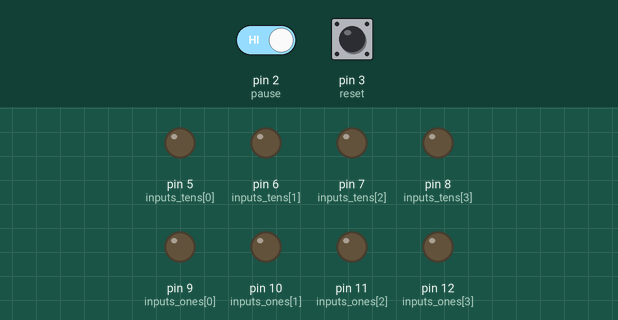
Bench run of a sketch on a simulated Arduino Uno, built with avr-gcc and run on an emulated ATmega328P. On the bench: output pins drawn as LEDs (lit = HIGH). Dashed ring = blinking. Inputs (shaded band) come from the test bench; at power-on: pin 3 (reset) LOW, pin 2 (pause) HIGH. What the sketch prints to the serial monitor is not drawn.

Above: at 1.8 s.
1.9 s: pin 3 (reset) pulled HIGH for 1 s
At 2.3 s:
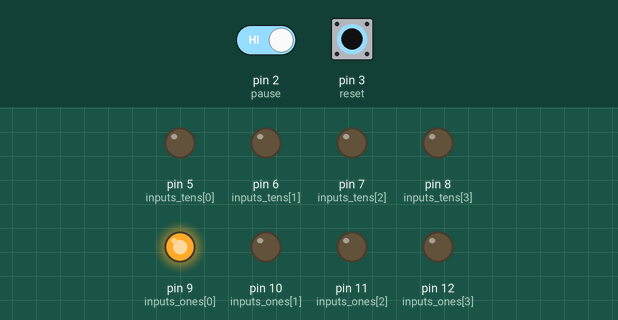
4.5 s: pin 3 (reset) pulled HIGH for 3.2 s
At 5.9 s:
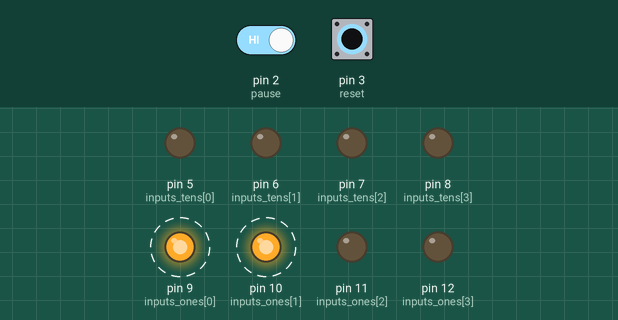
11.4 s: pin 2 (pause) driven HIGH and pin 3 (reset) driven HIGH
At 13.8 s:
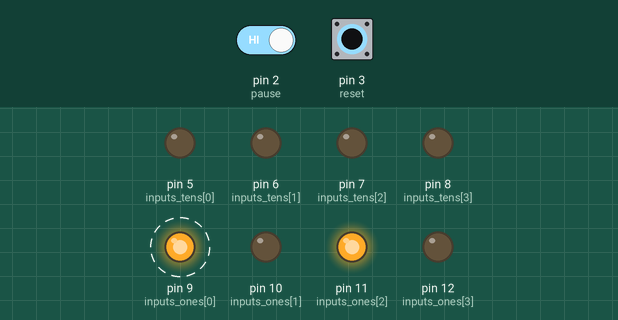
14.4 s: pin 3 (reset) driven LOW
At 15.8 s:
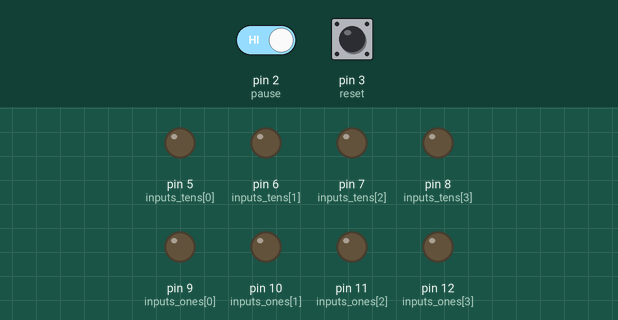
17.4 s: pin 3 (reset) driven HIGH
At 20.9 s:
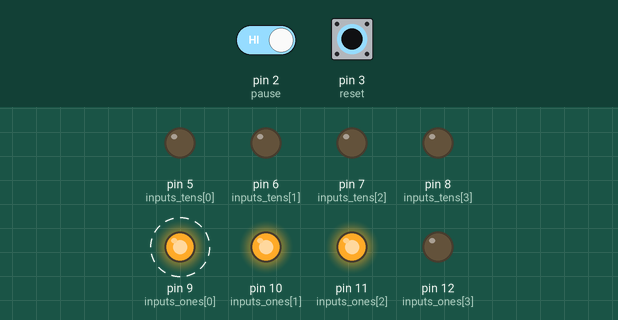
Timing chart, 0 to 23.4 s (numbered marks = the images above; inputs shaded):
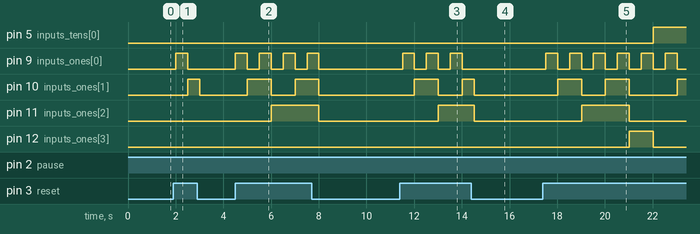

The sketch:

DigitalClock.ino
```cpp
#define reset 3
#define pause 2
int inputs_ones[4] = {9,10,11,12};
int inputs_tens[4] = {5,6,7,8};
byte BCD[10][4] ={
{0,0,0,0},
{1,0,0,0},
{0,1,0,0},
{1,1,0,0},
{0,0,1,0},
{1,0,1,0},
{0,1,1,0},
{1,1,1,0},
{0,0,0,1},
{1,0,0,1},
// {0,1,0,1},
// {1,1,0,1},
// {0,0,1,1},
// {1,0,1,1},
// {0,1,1,1},
// {1,1,1,1}
}; //BCD code

void setup()
{
  // put your setup code here, to run once:
  for(int a = 0; a < 4; a++){
  pinMode(inputs_ones[a],OUTPUT);
  pinMode(inputs_tens[a],OUTPUT);
  } //set outputs

  pinMode(reset,INPUT); //reset key
  pinMode(pause,INPUT);//Pause key
  Serial.begin(9600);
}

void loop()
{
  // static int reset_key_state=1;
  static int number=0;
  //开关默认状态是HIGH
  while (digitalRead(pause) == LOW)
  {
    Serial.println("Waiting...,静默等待");
    delay(10);
  }


  if (digitalRead(reset)==0){
    number=0;
  }

  if(number>=56)
  {

       number=0;
  }
// && reset_key_state==1&& (!digitalRead(reset))
  if(number>=0)
  {
    int ones=number%10;
    int tens=number/10;
    for(int c = 0; c < 4; c++){
      digitalWrite(inputs_ones[c], BCD[ones][c]);
    }
    for(int c = 0; c < 4; c++){
      digitalWrite(inputs_tens[c], BCD[tens][c]);
    }
    number++;
    Serial.print("输出十位数是");
    Serial.print(tens);
    Serial.print("输出个位数是");
    Serial.println(ones);
    delay(500);
  }
}
```

Measured:
- after the input at 1.9 s, pin 9 (inputs_ones[0]): LOW → HIGH after 0.10 s, → LOW 0.50 s later; pin 10 (inputs_ones[1]): LOW → HIGH after 0.60 s, → LOW 0.50 s later
- after the input at 4.5 s, pin 9 (inputs_ones[0]): alternates HIGH for 0.50 s and LOW for 0.50 s, 8 changes in all, then stays LOW, starting at once; pin 10 (inputs_ones[1]): alternates HIGH for 1.0 s and LOW for 1.0 s, 4 changes in all, then stays LOW, starting after 0.51 s; pin 11 (inputs_ones[2]): LOW → HIGH after 1.5 s, → LOW 2.0 s later
- after the input at 11.4 s, pin 9 (inputs_ones[0]): alternates HIGH for 0.50 s and LOW for 0.50 s, starting after 0.11 s; pin 10 (inputs_ones[1]): LOW → HIGH after 0.61 s, → LOW 1.0 s later, → HIGH 1.0 s later; pin 11 (inputs_ones[2]): LOW → HIGH after 1.6 s
- after the input at 14.4 s, pin 5 (inputs_tens[0]): stays LOW (without the input it goes to HIGH after 1.6 s); pin 9 (inputs_ones[0]): stops changing and stays LOW; pin 11 (inputs_ones[2]): HIGH → LOW after 0.11 s instead of 0.62 s; pin 12 (inputs_ones[3]): stays LOW (without the input it goes to HIGH after 0.62 s)
- after the input at 17.4 s, pin 5 (inputs_tens[0]): LOW → HIGH after 4.6 s; pin 9 (inputs_ones[0]): alternates HIGH for 0.50 s and LOW for 0.50 s, starting after 0.12 s
